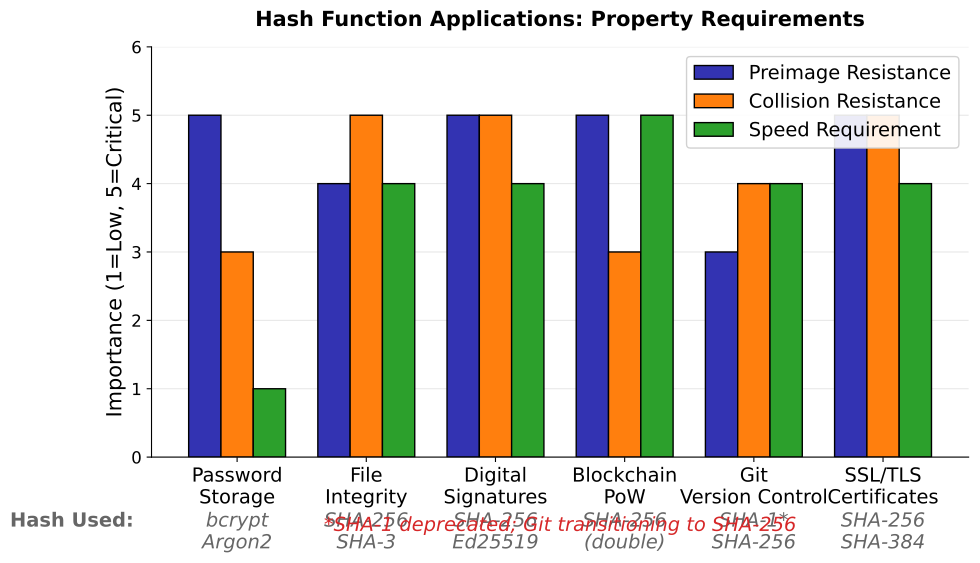

Write Python code to recreate this figure.
"""
Hash Function Applications Comparison
Shows different use cases and their hash function requirements
"""

import matplotlib.pyplot as plt
import numpy as np
from pathlib import Path

CHART_METADATA = {
    'title': 'Hash Function Applications',
    'url': 'https://github.com/Digital-AI-Finance/Blockchain_Crypto/tree/main/Module_A_Blockchain_Foundations/L03_Hash_Functions/charts/06_hash_applications'
}

plt.rcParams.update({
    'font.size': 14,
    'axes.labelsize': 14,
    'axes.titlesize': 16,
    'xtick.labelsize': 12,
    'ytick.labelsize': 12,
    'legend.fontsize': 12,
    'figure.figsize': (10, 6),
    'figure.dpi': 150
})

MLPURPLE = '#3333B2'
MLBLUE = '#0066CC'
MLORANGE = '#FF7F0E'
MLGREEN = '#2CA02C'
MLRED = '#D62728'
MLLAVENDER = '#ADADE0'

fig, ax = plt.subplots(figsize=(10, 6))

# Applications and their property requirements (0-5 scale)
applications = ['Password\nStorage', 'File\nIntegrity', 'Digital\nSignatures', 'Blockchain\nPoW', 'Git\nVersion Control', 'SSL/TLS\nCertificates']

# Properties: Preimage, Collision, Speed (inverted - lower is better for security apps)
# Score interpretation: Higher = more important for this application
preimage = [5, 4, 5, 5, 3, 5]      # Preimage resistance importance
collision = [3, 5, 5, 3, 4, 5]     # Collision resistance importance
speed = [1, 4, 4, 5, 4, 4]         # Speed importance (1=slow preferred, 5=fast needed)

x = np.arange(len(applications))
width = 0.25

# Create bars
bars1 = ax.bar(x - width, preimage, width, label='Preimage Resistance',
               color=MLPURPLE, edgecolor='black', linewidth=1)
bars2 = ax.bar(x, collision, width, label='Collision Resistance',
               color=MLORANGE, edgecolor='black', linewidth=1)
bars3 = ax.bar(x + width, speed, width, label='Speed Requirement',
               color=MLGREEN, edgecolor='black', linewidth=1)

# Labels and formatting
ax.set_ylabel('Importance (1=Low, 5=Critical)', fontsize=15)
ax.set_xticks(x)
ax.set_xticklabels(applications, fontsize=14)
ax.set_ylim(0, 6)

# Legend
ax.legend(loc='upper right', fontsize=14, framealpha=0.9)

# Grid
ax.yaxis.grid(True, alpha=0.3)
ax.set_axisbelow(True)

# Spines
ax.spines['top'].set_visible(False)
ax.spines['right'].set_visible(False)

# Add hash function used labels below
hash_funcs = ['bcrypt\nArgon2', 'SHA-256\nSHA-3', 'SHA-256\nEd25519', 'SHA-256\n(double)', 'SHA-1*\nSHA-256', 'SHA-256\nSHA-384']
for i, hf in enumerate(hash_funcs):
    ax.text(i, -0.8, hf, ha='center', va='top', fontsize=14, color='#666', style='italic')

ax.text(-0.8, -0.8, 'Hash Used:', ha='right', va='top', fontsize=14, color='#666', fontweight='bold')

# Note
ax.text(0.5, -0.18, '*SHA-1 deprecated; Git transitioning to SHA-256', transform=ax.transAxes,
        ha='center', fontsize=14, color=MLRED, style='italic')

plt.title('Hash Function Applications: Property Requirements', fontweight='bold', fontsize=15, pad=15)
plt.tight_layout()
plt.subplots_adjust(bottom=0.22)

output_path = Path(__file__).parent / 'chart.pdf'
plt.savefig(output_path, bbox_inches='tight', dpi=300)
print(f"Chart saved to: {output_path.absolute()}")
plt.close()
